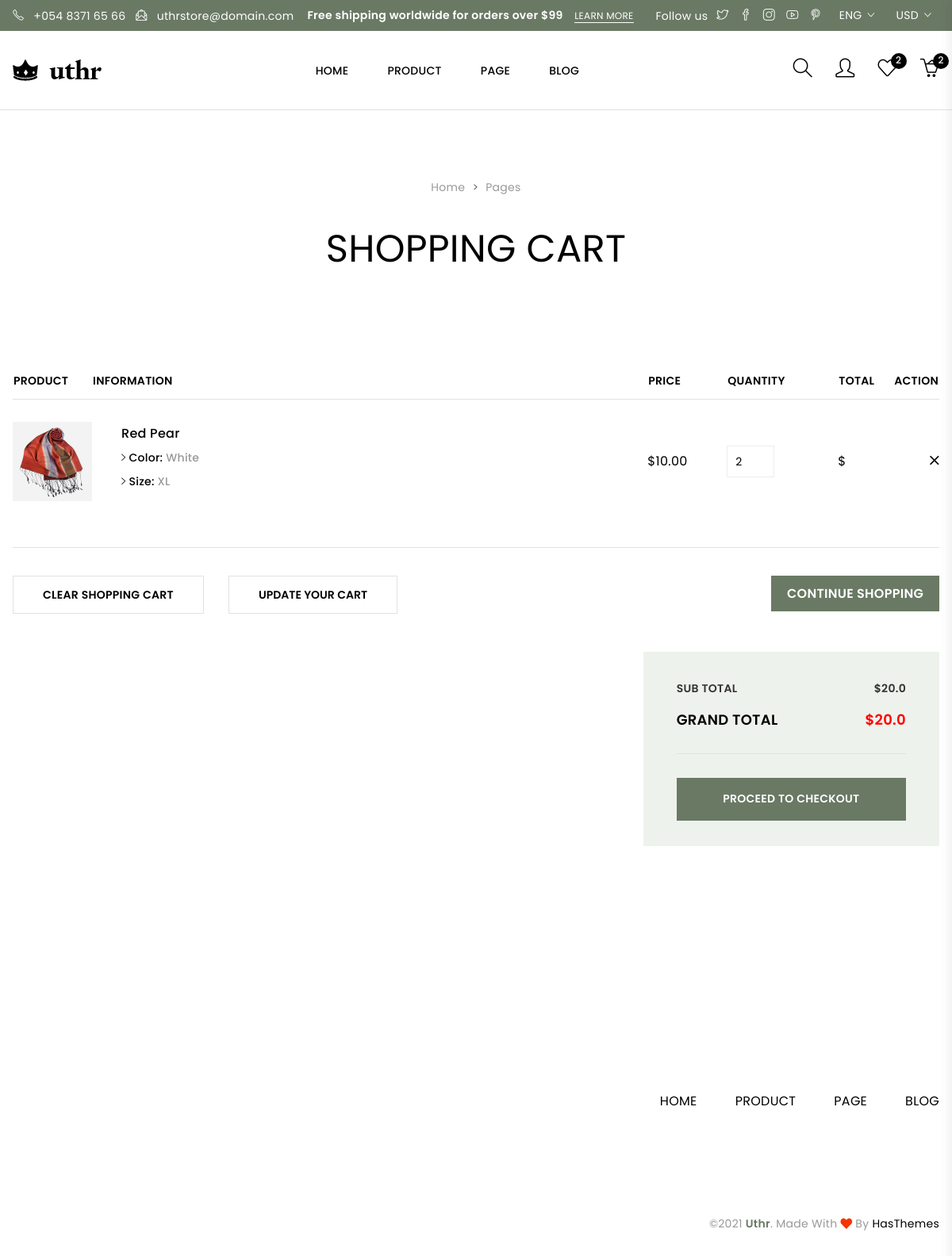
The page /cart (signed in) on the database as committed earlier.
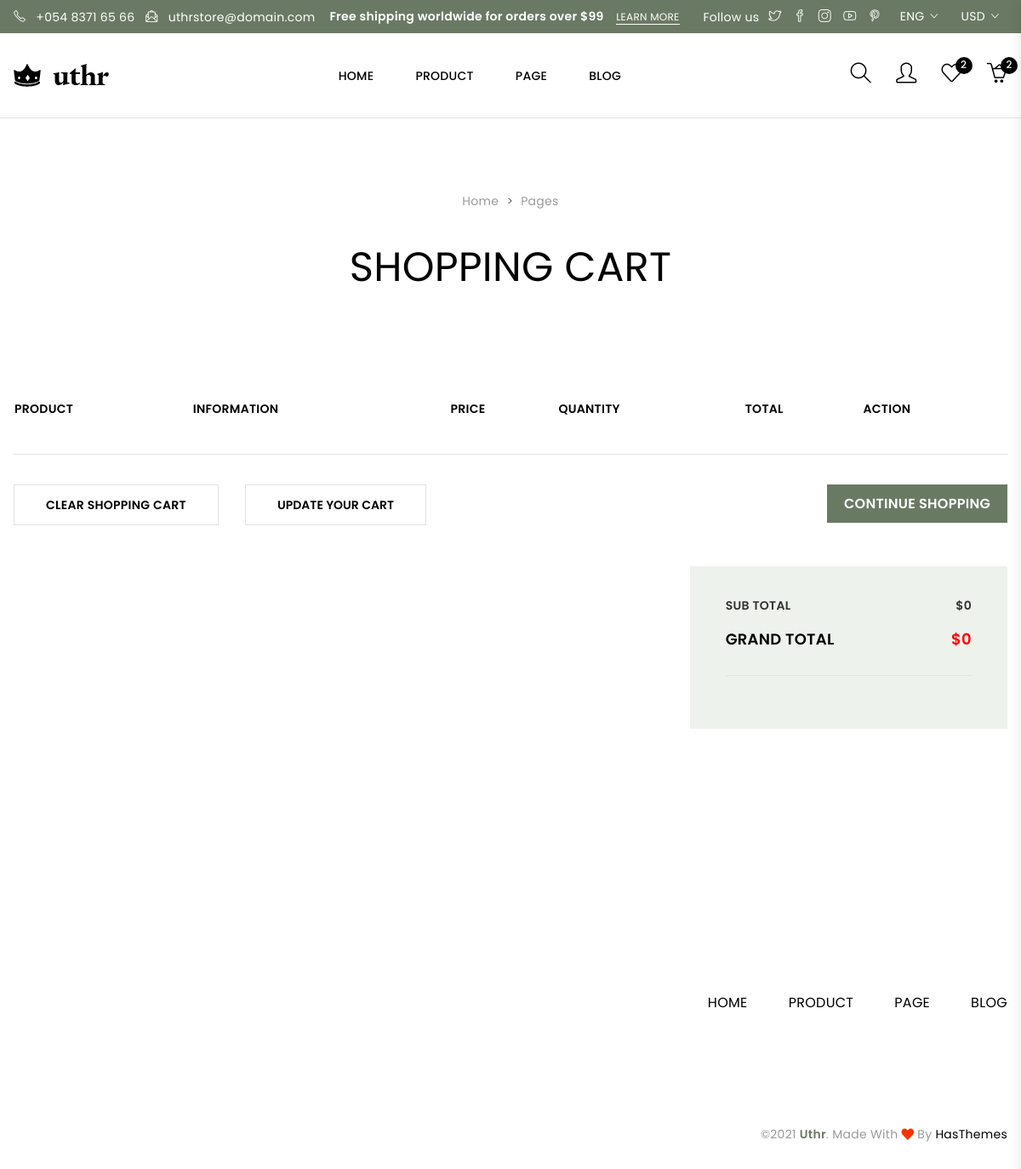
The same page on the database as committed later.
### accounts/models.py (models this page shows, shortened)
class tblTopMenu(models.Model):
    topMenuName = models.CharField(max_length=200, null=True)
    topMenuImage = models.ImageField(upload_to="pics")

class CartItem(models.Model):
    cart = models.ForeignKey(Cart, on_delete=models.CASCADE, related_name='items')
    product = models.ForeignKey(tblProducts, on_delete=models.CASCADE)
    quantity = models.PositiveIntegerField(default=1)
    price = models.DecimalField(max_digits=10, decimal_places=2, default=0)

class tblProducts(models.Model):
    productName = models.CharField(max_length=200, null=True)
    categoryID = models.ForeignKey(Category, on_delete=models.CASCADE, null=True)
    product_ratting = models.CharField(max_length=200, null=True)
    old_price = models.DecimalField(max_digits=10, decimal_places=2, null=True)  # Change to DecimalField
    current_price = models.DecimalField(max_digits=10, decimal_places=2, null=True)  # Change to DecimalField
    description = RichTextUploadingField(null=True)
    productImage = models.ImageField(upload_to='Productimages/')
    productDate = models.DateTimeField(auto_now_add=True, null=True)

### accounts/views.py (the view)
# urls.py: path('cart', views.cart_view, name='cart'),
def cart_view(request):
    TopMenu = tblTopMenu.objects.all
    SubTopMenu = tblSubTopMenu.objects.all
    cart, created = Cart.objects.get_or_create(user=request.user)
    cart_items = cart.items.all()
    subtotal = sum(float(item.product.current_price) * int(item.quantity) for item in cart_items)
    grand_total = subtotal  # Assuming no additional taxes or shipping for now
    context = {
        'cart_items': cart_items,
        'subtotal': subtotal,
        'grand_total': grand_total,
        'TopMenus':TopMenu,
        'SubTopMenus':SubTopMenu,
    }
    return render(request, 'accounts/cart.html', context)

### accounts/templates/accounts/cart.html (shortened to what the changed rows need)
{% extends 'accounts/pages.html' %}
{% load static %}
{% block content %}
<div class="shopping_cart_area">
    <div class="container">
        <form action="{% url 'update_cart' %}" method="post">
            <div class="cart_page_inner mb-60">
                <div class="row">
                    <div class="col-12">
                        <div class="cart_page_tabel">
                            <table>
                                <thead>
                                    <tr>
                                        <th>Product</th>
                                        <th>Information</th>
                                        <th>Price</th>
                                        <th>Quantity</th>
                                        <th>Total</th>
                                        <th>Action</th>
                                    </tr>
                                </thead>
                                <tbody>
                                    {% for item in cart_items %}
                                    <tr class="border-top">
                                        <td>
                                            <div class="cart_product_thumb">
                                                <img src="{{ item.product.productImage.url }}" alt="{{ item.product.productName }}">
                                            </div>
                                        </td>
                                        <td>
                                            <div class="cart_product_text">
                                                <h4>{{ item.product.productName }}</h4>
                                                <ul>
                                                    <li><i class="ion-ios-arrow-right"></i> Color: <span>White</span></li>
                                                    <li><i class="ion-ios-arrow-right"></i> Size: <span>XL</span></li>
                                                </ul>
                                            </div>
                                        </td>
                                        <td>
                                            <div class="cart_product_price">
                                                <span>${{ item.product.current_price }}</span>
                                            </div>
                                        </td>
                                        <td class="product_quantity">
                                            <div class="cart_product_quantity">
                                                <input type="number" name="quantity_{{ item.id }}" min="1" max="100" value="{{ item.quantity }}">
                                            </div>
                                        </td>
                                        <td>
                                            <div class="cart_product_price">
                                                <span>${{ item.total_price }}</span>
                                            </div>
                                        </td>
                                        <td>
                                            <div class="cart_product_remove text-right">
                                                <a href="{% url 'remove_from_cart' item.id %}"><i class="ion-android-close"></i></a>
                                            </div>
                                        </td>
                                    </tr>
                                    {% endfor %}
                                </tbody>
                            </table>
                        </div>
                        <div class="row">
                            <div class="col-lg-4 col-md-6 col-sm-8 pt-5">
                                <div class="grand_totall_area">
                                <div class="grand_totall_inner border-bottom">
                                    <div class="cart_subtotal d-flex justify-content-between">
                                        <p>sub total </p>
                                        <span>${{ subtotal }}</span>
                                    </div>
                                    <div class="cart_grandtotal d-flex justify-content-between">
                                        <p>grand total</p>
                                        <span>${{ grand_total }}</span>
                                    </div>
                                </div>
                                {% if cart_items %}
                                <div class="proceed_checkout_btn">
                                    <a class="btn btn-primary" href="{% url 'checkout' %}">Proceed to Checkout</a>
                                </div>
                                {% endif %}
                                </div>
                            </div>
                        </div>
                    </div>
                </div>
            </div>
        </form>
    </div>
</div>
{% endblock %}

### accounts/templates/accounts/PageHeader.html (shortened to what the changed rows need)
{% load static %}
<header class="header_section border-bottom">
    <div class="main_header">
        <div class="container-fluid">
            <div class="row">
                <div class="col-12">
                    <div class="header_container d-flex justify-content-between align-items-center">
                        <div class="main_menu d-none d-lg-block">
                            <nav>
                                <ul class="d-flex">
                                    {% for TopMenu in TopMenus %}
                                    <li class="dropdown"><a href="http://127.0.0.1:8000/{{TopMenu.topMenuName}}">{{TopMenu.topMenuName}}</a>
                                    </li>
                                    {% endfor %}
                                </ul>
                            </nav>
                        </div>
                    </div>
                </div>
            </div>
        </div>
    </div>
</header>

### accounts/templates/accounts/footer.html (shortened to what this page needs)
{% load static %}
<footer class="footer_widgets">
    <div class="container">
        <div class="row">
            <div class="col-lg-5 col-md-5 col-sm-5">
            </div>
            <div class="col-lg-7 col-md-7 col-sm-7">
                <div class="footer_widget_list text-right">
                    <div class="footer_menu">
                        <ul class="d-flex justify-content-end">
                            {% for TopMenu in TopMenus %}
                            <li><a href="http://127.0.0.1:8000/{{TopMenu.topMenuName}}">{{TopMenu.topMenuName}}</a></li>
                            {% endfor %}
                        </ul>
                    </div>
                    <div class="footer_social">
                    </div>
                    <div class="copyright_right">
                        <p>©2021 <span>Uthr</span>. made with <i class="ion-heart"></i>  by <a href="https://hasthemes.com" target="_blank">HasThemes</a></p>
                    </div>
                </div>
            </div>
        </div>
    </div>
</footer>

Rows that differ between the two databases and show on the page:
removed CartItem: product.productImage (picture), product.productName "Red Pear", product.current_price "10.00", quantity "2"
Other text that changed with them:
{{ subtotal }}: "20.0" → "0"
{{ grand_total }}: "20.0" → "0"
text no longer shown: "PROCEED TO CHECKOUT"
